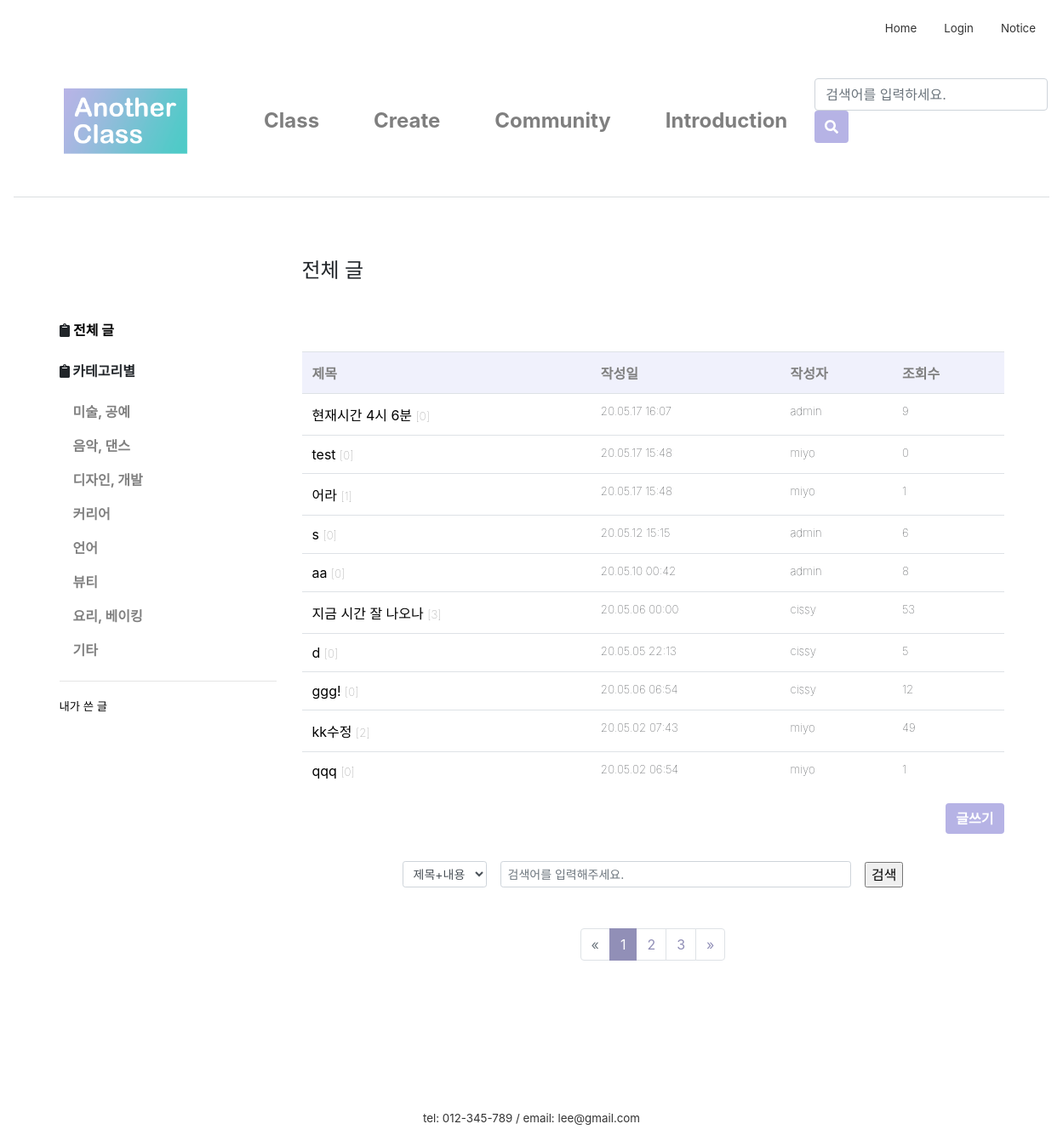
Before: /community/ with the older database file.
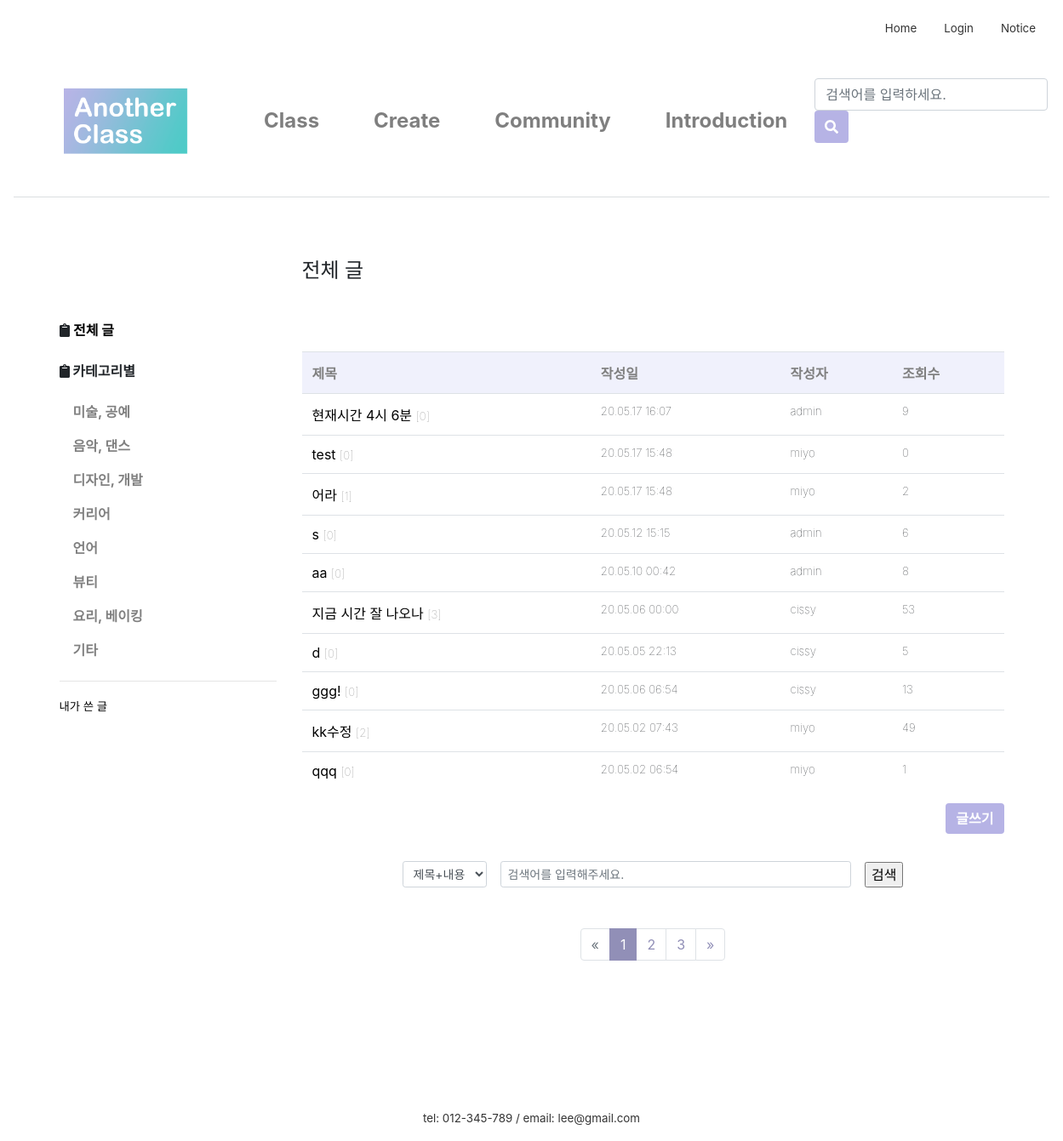
After: the same page with the newer database file.
### firstApp/models.py (models this page shows, shortened)
class Category(models.Model):
    name = models.CharField(max_length=20)

class Post(models.Model):
    author = models.ForeignKey(settings.AUTH_USER_MODEL, on_delete=models.CASCADE, default=1)
    category = models.ForeignKey('firstApp.Category', on_delete=models.CASCADE, default=2)
    title = models.CharField(max_length=60)
    text = RichTextUploadingField()
    created_date = models.DateTimeField(default=timezone.now)
    published_date = models.DateTimeField(
            blank=True, null=True)
    views = models.PositiveIntegerField(default=0)
    class Meta:
        ordering = ['-id']

### firstApp/views.py (the view)
# urls.py: path('community/', views.community, name='community'),
def community(request):
    if request.user is None:
        redirect('login')
    else:
        c = request.GET.get('c', '')
        k = request.GET.get('k', '')
        cateId = request.GET.get('cateId', '')  # url의 쿼리스트링을 가져온다. 없는 경우 공백을 리턴한다
        cate_list = Category.objects.all()
        if cateId == '':
            post_list = Post.objects.all()
            cateName = '전체 글'
        else:
            post_list = Post.objects.filter(category=cateId)
            cateName = get_object_or_404(Category, pk=cateId).name
        if k:  # k가 있으면
            if c == '1':
                post_list = post_list.filter(Q(title__icontains=k) | Q(text__icontains=k))  # 작성자에 k가 포함되어 있는 레코드만 필터링
            elif c == '2':
                filtered_author = get_object_or_None(User, username=k)
                post_list = post_list.filter(author=filtered_author)
        page = request.GET.get('page', 1)
        paginator = Paginator(post_list, 10)
        try:
            posts = paginator.page(page)
        except PageNotAnInteger:
            posts = paginator.page(1)
        except EmptyPage:
            posts = paginator.page(paginator.num_pages)
        return render(request, 'firstApp/community.html', {
            'posts': posts, 'cate_list': cate_list, 'cateName': cateName, 'cateId': cateId, 'c': c, 'k': k, 'page': page})

### firstApp/templates/firstApp/community.html (shortened to what this page needs)
{% extends 'firstApp/base.html'%}
{% load static %}
{% block content %}
<link rel="stylesheet" href="{% static 'css/paginate.css' %}">
<link rel="stylesheet" href="{% static 'css/community.css' %}">
		<div class="container">
			<div class="row">
				<div class="col-sm-3">
					<br><br><br>
					<div class="left-sidebar">
						<ul>
                            <li><i class="fas fa-clipboard"></i>
								<a class="a_underline font-weight-bolder" href="{% url 'community' %}">전체 글</a>
							</li>
							<br>
							<p class="font-weight-bolder"><i class="fas fa-clipboard"></i> 카테고리별</p>
							<ul class="nav flex-column">
								{% for category in cate_list %}
								<li>
									<a class="nav-link community-nav-link font-weight-bold" href="/community/?cateId={{category.pk}}">
										{{category.name}}
									</a>
								</li>
								{% endfor %}
							</ul>
							<hr>
							<li><a class="a_underline lighter" href="{% url 'myPost' %}" >내가 쓴 글</a></li>
						</ul>
					</div>
				</div>
				<div class="col-sm-9">
					<h4>{{cateName}}</h4>
					<br><br><br>
					<div class="blog-post-area">
							<table class="table">
								<tr>
									<th>제목</th>
									<th>작성일</th>
									<th>작성자</th>
									<th>조회수</th>
								</tr>
								{% for post in posts %}
								<tr>
									<td>
										<a class="a_underline" href="{% url 'post_detail' post.pk %}?cateId={{cateId}}&page={{page}}">
											{{ post.title }}
										</a>
										<span class="lighter" style="color:gray;">[{{ post.comments.count }}]</span>
									</td>
									<td class="lighter">{{post.created_date|date:'y.m.d H:i'}}</td>
									<td class="lighter">{{post.author}}</td>
									<td class="lighter">{{post.views}}</td>
								</tr>
								{% endfor %}
							</table>
						<div align="right">
							<div id="btn">
								<a href="/createpost">
									<input class="btn btn-primary font-weight-bolder" type="button" value="글쓰기">
								</a>
							</div>
						</div>
					</div>
					<div class="community_search_bar">
					<form action="" method="get" class="form-inline d-flex justify-content-center md-form form-sm active-cyan-2 mt-2">
						<select name="c"class="form-control form-control-sm mr-3 w-15">
								<option value="1">제목+내용</option>
						</select>
					  <input class="form-control form-control-sm mr-3 w-50" type="text" placeholder="검색어를 입력해주세요."
						name="k" value="{{ k }}" aria-label="Search">
						<span class="community_search_icon">
							<input type="submit" value="검색">
						</span>
					</form>
					</div>
						{% if posts.has_other_pages %}
						<nav aria-label="Page navigation example">
						  <ul class="pagination justify-content-center">
							{% if posts.has_previous %}
							  <li class="page-item">
								  <a class="page-link" href="?cateId={{cateId}}&c={{c}}&k={{k}}&page={{ posts.previous_page_number }}" aria-label="Previous">
								  	<span aria-hidden="true">&laquo;</span>
        							<span class="sr-only">Previous</span>
								  </a>
							  </li>
							{% else %}
							  <li class="page-item disabled"><a class="page-link">
								  <span>&laquo;</span></a></li>
							{% endif %}
							{% for i in posts.paginator.page_range %}
							  {% if posts.number == i %}
							  <li class="page-item active">
								  <a class="page-link" href="#">{{ i }}</a><span class="sr-only">(current)</span></span>
							  </li>
							  {% else %}
							  	<li class="page-item"><a class="page-link" href="?cateId={{cateId}}&c={{c}}&k={{k}}&page={{ i }}">{{ i }}</a></li>
							  {% endif %}
							{% endfor %}
							{% if posts.has_next %}
							  <li class="page-item">
								  <a class="page-link" href="?cateId={{cateId}}&c={{c}}&k={{k}}&page={{ posts.next_page_number }}" aria-label="Next">
									  <span aria-hidden="true">&raquo;</span>
								  </a>
							  </li>
							{% else %}
							  <li class="page-item disabled">
								  <a class="page-link">
								  <span>&raquo;</span>
								  </a>
							  </li>
							{% endif %}
						  </ul>
						</nav>
						{% endif %}
				</div>
			</div>
		</div>
{% endblock content %}

### firstApp/templates/firstApp/base.html (shortened to what this page needs)
{% load static %}
<link rel="stylesheet" href="https://stackpath.bootstrapcdn.com/bootstrap/4.4.1/css/bootstrap.min.css"
>
<link rel="stylesheet" href="{% static 'css/base.css' %}">
<link rel="stylesheet" href="{% static 'css/navbar_custom.css' %}">
<div class="inner">
  <nav class="nav nav-masthead justify-content-end">
    {% if user.is_active %}
    <a class="nav-link"><strong>{{user.username}}님 안녕하세요</strong></a>
    <a class="nav-link active" href="/">Home</a>
    <a class="nav-link" href="/logout">Logout</a>
    <a class="nav-link" href="#">Notice</a>
    <a class="nav-link" href="/mypage">Mypage</a>
    {% else %}
    <a class="nav-link active" href="/">Home</a>
    <a class="nav-link" href="/login">Login</a>
    <a class="nav-link" href="#">Notice</a>
    {% endif %}
  </nav>
</div>
<nav class="navbar navbar-expand-lg  navbar-light navbar-custom">
  <a class="navbar-brand" href="/main"><img src="{% static 'image\logo_1.png' %}" alt="Logo" style="width:230px;"></a>
  <div class="collapse navbar-collapse" id="navbarCollapse">
    <ul class="navbar-nav mr-auto">
      <li class="nav-item nav-item-custom">
        <a class="nav-link" href="/class">Class</a>
      </li>
      <li class="nav-item nav-item-custom">
        <a class="nav-link" href="/createclass">Create</a>
      </li>
      <li class="nav-item nav-item-custom">
        <a class="nav-link" href="/community">Community</a>
      </li>
      <li class="nav-item nav-item-custom">
        <a class="nav-link" href="#">Introduction</a>
      </li>
    </ul>
    <form class="form-inline mt-2 mt-md-0">
      <input class="form-control mr-sm-2" type="text" placeholder="검색어를 입력하세요." aria-label="Search">
      <button class="btn btn-primary my-2 my-sm-0" type="submit" style="height:38px">
        <i class="fas fa-search"></i>
      </button>
    </form>
  </div>
</nav>
<main role="main">
  {% block content %}
  {% endblock content%}
</main>
<footer class="mastfoot mt-auto text-center">
  <div class="inner" style="margin-top:10rem;">
    <p style="margin:0">tel: 012-345-789 /
      email: lee@gmail.com</p>
  </div>
</footer>

### firstApp/static/css/base.css (style rules this page uses)
.mastfoot { color: #333; }
.inner { font-size:10pt; }
.btn-primary, .btn-primary:active, .btn-primary:visited { background-color: B6B3E5 !important; border:none !important; color:white !important; }
.a_underline { color:black; }

### firstApp/static/css/navbar_custom.css (style rules this page uses)
a { color:#333; }
.navbar { border-bottom: 0.1px solid rgb(219, 222, 224); margin-bottom:3em; }
.navbar-custom { font-size: x-large; font-weight: bold; background-color: #fff; }
.nav-item-custom { padding-left: 1.5rem; padding-right: 1.5rem; }

### firstApp/static/css/paginate.css (style rules this page uses)
.pagination > .active > a { color: white; background-color: #918FB7 !important; border: solid 1px #918FB7 !important }

### firstApp/static/css/community.css (style rules this page uses)
ul { list-style:none; padding-left:0 }
th { color:gray; background-color:#f0f1fc; }
.lighter { font-weight:lighter; font-size:10pt; }
.community-nav-link,.community_nav-link:visited { color:gray !important; }
.community_search_bar { margin-top:2rem; margin-bottom:3rem; }
.community_search_icon { color:#918FB7; }

Changed rows visible on the page:
changed Post "어라": views "1" → "2"
changed Post "ggg!": views "12" → "13"
